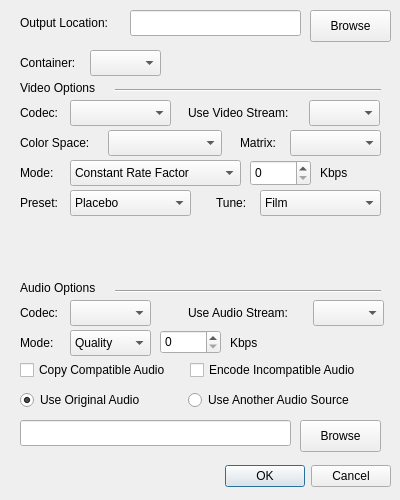
<?xml version="1.0" encoding="UTF-8"?>
<ui version="4.0">
 <class>configure</class>
 <widget class="QDialog" name="configure">
  <property name="geometry">
   <rect>
    <x>0</x>
    <y>0</y>
    <width>400</width>
    <height>500</height>
   </rect>
  </property>
  <property name="minimumSize">
   <size>
    <width>400</width>
    <height>500</height>
   </size>
  </property>
  <property name="maximumSize">
   <size>
    <width>400</width>
    <height>500</height>
   </size>
  </property>
  <property name="windowTitle">
   <string>Configure</string>
  </property>
  <widget class="QDialogButtonBox" name="buttonBox">
   <property name="geometry">
    <rect>
     <x>30</x>
     <y>460</y>
     <width>361</width>
     <height>32</height>
    </rect>
   </property>
   <property name="orientation">
    <enum>Qt::Horizontal</enum>
   </property>
   <property name="standardButtons">
    <set>QDialogButtonBox::Cancel|QDialogButtonBox::Ok</set>
   </property>
  </widget>
  <widget class="QLineEdit" name="outputFolder">
   <property name="geometry">
    <rect>
     <x>130</x>
     <y>10</y>
     <width>171</width>
     <height>26</height>
    </rect>
   </property>
   <property name="text">
    <string comment="0"/>
   </property>
   <property name="cursorPosition">
    <number>0</number>
   </property>
   <property name="readOnly">
    <bool>true</bool>
   </property>
  </widget>
  <widget class="QSpinBox" name="bitrateBox">
   <property name="geometry">
    <rect>
     <x>250</x>
     <y>160</y>
     <width>61</width>
     <height>26</height>
    </rect>
   </property>
   <property name="maximum">
    <number>51</number>
   </property>
  </widget>
  <widget class="QComboBox" name="selectMode">
   <property name="geometry">
    <rect>
     <x>70</x>
     <y>160</y>
     <width>171</width>
     <height>26</height>
    </rect>
   </property>
   <item>
    <property name="text">
     <string>Constant Rate Factor</string>
    </property>
   </item>
   <item>
    <property name="text">
     <string>Bitrate 1 Pass</string>
    </property>
   </item>
   <item>
    <property name="text">
     <string>Bitrate 2 Pass</string>
    </property>
   </item>
  </widget>
  <widget class="QComboBox" name="selectCodec">
   <property name="geometry">
    <rect>
     <x>70</x>
     <y>100</y>
     <width>101</width>
     <height>26</height>
    </rect>
   </property>
  </widget>
  <widget class="QComboBox" name="selectContainer">
   <property name="geometry">
    <rect>
     <x>90</x>
     <y>50</y>
     <width>71</width>
     <height>26</height>
    </rect>
   </property>
  </widget>
  <widget class="QComboBox" name="selectColorSpace">
   <property name="geometry">
    <rect>
     <x>108</x>
     <y>130</y>
     <width>114</width>
     <height>26</height>
    </rect>
   </property>
  </widget>
  <widget class="QPushButton" name="browseOutput">
   <property name="geometry">
    <rect>
     <x>310</x>
     <y>10</y>
     <width>81</width>
     <height>32</height>
    </rect>
   </property>
   <property name="text">
    <string>Browse</string>
   </property>
  </widget>
  <widget class="QComboBox" name="selectPreset">
   <property name="geometry">
    <rect>
     <x>70</x>
     <y>190</y>
     <width>121</width>
     <height>26</height>
    </rect>
   </property>
   <item>
    <property name="text">
     <string>Placebo</string>
    </property>
   </item>
   <item>
    <property name="text">
     <string>Very Slow</string>
    </property>
   </item>
   <item>
    <property name="text">
     <string>Slower</string>
    </property>
   </item>
   <item>
    <property name="text">
     <string>Slow</string>
    </property>
   </item>
   <item>
    <property name="text">
     <string>Medium</string>
    </property>
   </item>
   <item>
    <property name="text">
     <string>Fast</string>
    </property>
   </item>
   <item>
    <property name="text">
     <string>Faster</string>
    </property>
   </item>
   <item>
    <property name="text">
     <string>Very Fast</string>
    </property>
   </item>
   <item>
    <property name="text">
     <string>Super Fast</string>
    </property>
   </item>
   <item>
    <property name="text">
     <string>Ultra Fast</string>
    </property>
   </item>
  </widget>
  <widget class="QComboBox" name="selectTune">
   <property name="geometry">
    <rect>
     <x>260</x>
     <y>190</y>
     <width>121</width>
     <height>26</height>
    </rect>
   </property>
   <item>
    <property name="text">
     <string>Film</string>
    </property>
   </item>
   <item>
    <property name="text">
     <string>Animation</string>
    </property>
   </item>
   <item>
    <property name="text">
     <string>Grain</string>
    </property>
   </item>
   <item>
    <property name="text">
     <string>Still Image</string>
    </property>
   </item>
   <item>
    <property name="text">
     <string>PSNR</string>
    </property>
   </item>
   <item>
    <property name="text">
     <string>SSIM</string>
    </property>
   </item>
   <item>
    <property name="text">
     <string>Fast Decode</string>
    </property>
   </item>
   <item>
    <property name="text">
     <string>Zero Latency</string>
    </property>
   </item>
  </widget>
  <widget class="QLabel" name="labelContainer">
   <property name="geometry">
    <rect>
     <x>20</x>
     <y>50</y>
     <width>71</width>
     <height>26</height>
    </rect>
   </property>
   <property name="text">
    <string>Container:</string>
   </property>
  </widget>
  <widget class="QLabel" name="labelCodec">
   <property name="geometry">
    <rect>
     <x>20</x>
     <y>100</y>
     <width>51</width>
     <height>26</height>
    </rect>
   </property>
   <property name="text">
    <string>Codec:</string>
   </property>
  </widget>
  <widget class="QLabel" name="labelMode">
   <property name="geometry">
    <rect>
     <x>20</x>
     <y>160</y>
     <width>41</width>
     <height>26</height>
    </rect>
   </property>
   <property name="text">
    <string>Mode:</string>
   </property>
  </widget>
  <widget class="QLabel" name="labelPreset">
   <property name="geometry">
    <rect>
     <x>20</x>
     <y>190</y>
     <width>51</width>
     <height>26</height>
    </rect>
   </property>
   <property name="text">
    <string>Preset:</string>
   </property>
  </widget>
  <widget class="QLabel" name="labelTune">
   <property name="geometry">
    <rect>
     <x>216</x>
     <y>190</y>
     <width>41</width>
     <height>26</height>
    </rect>
   </property>
   <property name="text">
    <string>Tune:</string>
   </property>
  </widget>
  <widget class="QLabel" name="labelBitrate">
   <property name="geometry">
    <rect>
     <x>320</x>
     <y>160</y>
     <width>31</width>
     <height>26</height>
    </rect>
   </property>
   <property name="text">
    <string>Kbps</string>
   </property>
  </widget>
  <widget class="Line" name="linevideo">
   <property name="geometry">
    <rect>
     <x>115</x>
     <y>89</y>
     <width>266</width>
     <height>2</height>
    </rect>
   </property>
   <property name="orientation">
    <enum>Qt::Horizontal</enum>
   </property>
  </widget>
  <widget class="QLabel" name="labelVCoptions">
   <property name="geometry">
    <rect>
     <x>20</x>
     <y>80</y>
     <width>91</width>
     <height>16</height>
    </rect>
   </property>
   <property name="text">
    <string>Video Options</string>
   </property>
  </widget>
  <widget class="QLabel" name="labelOutput">
   <property name="geometry">
    <rect>
     <x>20</x>
     <y>10</y>
     <width>111</width>
     <height>26</height>
    </rect>
   </property>
   <property name="text">
    <string>Output Location:</string>
   </property>
  </widget>
  <widget class="QComboBox" name="selectAudioCodec">
   <property name="geometry">
    <rect>
     <x>70</x>
     <y>300</y>
     <width>81</width>
     <height>26</height>
    </rect>
   </property>
  </widget>
  <widget class="QLabel" name="labelVideoStream">
   <property name="geometry">
    <rect>
     <x>188</x>
     <y>100</y>
     <width>121</width>
     <height>26</height>
    </rect>
   </property>
   <property name="text">
    <string>Use Video Stream:</string>
   </property>
  </widget>
  <widget class="QLabel" name="labelColorSpace">
   <property name="geometry">
    <rect>
     <x>20</x>
     <y>130</y>
     <width>81</width>
     <height>26</height>
    </rect>
   </property>
   <property name="text">
    <string>Color Space:</string>
   </property>
  </widget>
  <widget class="Line" name="lineaudio">
   <property name="geometry">
    <rect>
     <x>115</x>
     <y>290</y>
     <width>266</width>
     <height>2</height>
    </rect>
   </property>
   <property name="orientation">
    <enum>Qt::Horizontal</enum>
   </property>
  </widget>
  <widget class="QLabel" name="labelACoptions">
   <property name="geometry">
    <rect>
     <x>20</x>
     <y>280</y>
     <width>91</width>
     <height>16</height>
    </rect>
   </property>
   <property name="text">
    <string>Audio Options</string>
   </property>
  </widget>
  <widget class="QComboBox" name="selectMatrix">
   <property name="geometry">
    <rect>
     <x>290</x>
     <y>130</y>
     <width>91</width>
     <height>26</height>
    </rect>
   </property>
  </widget>
  <widget class="QLabel" name="labelMatrix">
   <property name="geometry">
    <rect>
     <x>240</x>
     <y>130</y>
     <width>51</width>
     <height>26</height>
    </rect>
   </property>
   <property name="text">
    <string>Matrix:</string>
   </property>
  </widget>
  <widget class="QComboBox" name="selectVideoStream">
   <property name="geometry">
    <rect>
     <x>309</x>
     <y>100</y>
     <width>71</width>
     <height>26</height>
    </rect>
   </property>
  </widget>
  <widget class="QComboBox" name="selectAudioStream">
   <property name="geometry">
    <rect>
     <x>313</x>
     <y>300</y>
     <width>71</width>
     <height>26</height>
    </rect>
   </property>
  </widget>
  <widget class="QLabel" name="labelAudioCodec">
   <property name="geometry">
    <rect>
     <x>20</x>
     <y>300</y>
     <width>51</width>
     <height>26</height>
    </rect>
   </property>
   <property name="text">
    <string>Codec:</string>
   </property>
  </widget>
  <widget class="QLabel" name="labelAudioStream">
   <property name="geometry">
    <rect>
     <x>188</x>
     <y>300</y>
     <width>121</width>
     <height>26</height>
    </rect>
   </property>
   <property name="text">
    <string>Use Audio Stream:</string>
   </property>
  </widget>
  <widget class="QComboBox" name="selectAudioMode">
   <property name="geometry">
    <rect>
     <x>70</x>
     <y>330</y>
     <width>81</width>
     <height>26</height>
    </rect>
   </property>
   <item>
    <property name="text">
     <string>Quality</string>
    </property>
   </item>
   <item>
    <property name="text">
     <string>Bitrate</string>
    </property>
   </item>
  </widget>
  <widget class="QLabel" name="labelAudioMode">
   <property name="geometry">
    <rect>
     <x>20</x>
     <y>330</y>
     <width>41</width>
     <height>26</height>
    </rect>
   </property>
   <property name="text">
    <string>Mode:</string>
   </property>
  </widget>
  <widget class="QSpinBox" name="bitrateBoxAudio">
   <property name="geometry">
    <rect>
     <x>160</x>
     <y>330</y>
     <width>61</width>
     <height>24</height>
    </rect>
   </property>
  </widget>
  <widget class="QLabel" name="labelAudioBitrate">
   <property name="geometry">
    <rect>
     <x>230</x>
     <y>330</y>
     <width>151</width>
     <height>26</height>
    </rect>
   </property>
   <property name="text">
    <string>Kbps</string>
   </property>
  </widget>
  <widget class="QCheckBox" name="copyAudio">
   <property name="geometry">
    <rect>
     <x>20</x>
     <y>360</y>
     <width>171</width>
     <height>20</height>
    </rect>
   </property>
   <property name="text">
    <string>Copy Compatible Audio</string>
   </property>
  </widget>
  <widget class="QLineEdit" name="externalAudioSource">
   <property name="geometry">
    <rect>
     <x>20</x>
     <y>420</y>
     <width>271</width>
     <height>26</height>
    </rect>
   </property>
   <property name="readOnly">
    <bool>true</bool>
   </property>
  </widget>
  <widget class="QPushButton" name="browseAudio">
   <property name="geometry">
    <rect>
     <x>300</x>
     <y>420</y>
     <width>81</width>
     <height>32</height>
    </rect>
   </property>
   <property name="text">
    <string>Browse</string>
   </property>
  </widget>
  <widget class="QWidget" name="layoutWidget">
   <property name="geometry">
    <rect>
     <x>20</x>
     <y>390</y>
     <width>334</width>
     <height>20</height>
    </rect>
   </property>
   <layout class="QHBoxLayout" name="horizontalLayout">
    <item>
     <widget class="QRadioButton" name="internalAudio">
      <property name="text">
       <string>Use Original Audio</string>
      </property>
      <property name="checked">
       <bool>true</bool>
      </property>
     </widget>
    </item>
    <item>
     <widget class="QRadioButton" name="externalAudio">
      <property name="text">
       <string>Use Another Audio Source</string>
      </property>
     </widget>
    </item>
   </layout>
  </widget>
  <widget class="QCheckBox" name="encodeIncompatible">
   <property name="geometry">
    <rect>
     <x>190</x>
     <y>360</y>
     <width>191</width>
     <height>20</height>
    </rect>
   </property>
   <property name="text">
    <string>Encode Incompatible Audio</string>
   </property>
  </widget>
 </widget>
 <resources/>
 <connections>
  <connection>
   <sender>buttonBox</sender>
   <signal>accepted()</signal>
   <receiver>configure</receiver>
   <slot>accept()</slot>
   <hints>
    <hint type="sourcelabel">
     <x>248</x>
     <y>254</y>
    </hint>
    <hint type="destinationlabel">
     <x>157</x>
     <y>274</y>
    </hint>
   </hints>
  </connection>
  <connection>
   <sender>buttonBox</sender>
   <signal>rejected()</signal>
   <receiver>configure</receiver>
   <slot>reject()</slot>
   <hints>
    <hint type="sourcelabel">
     <x>316</x>
     <y>260</y>
    </hint>
    <hint type="destinationlabel">
     <x>286</x>
     <y>274</y>
    </hint>
   </hints>
  </connection>
 </connections>
</ui>
